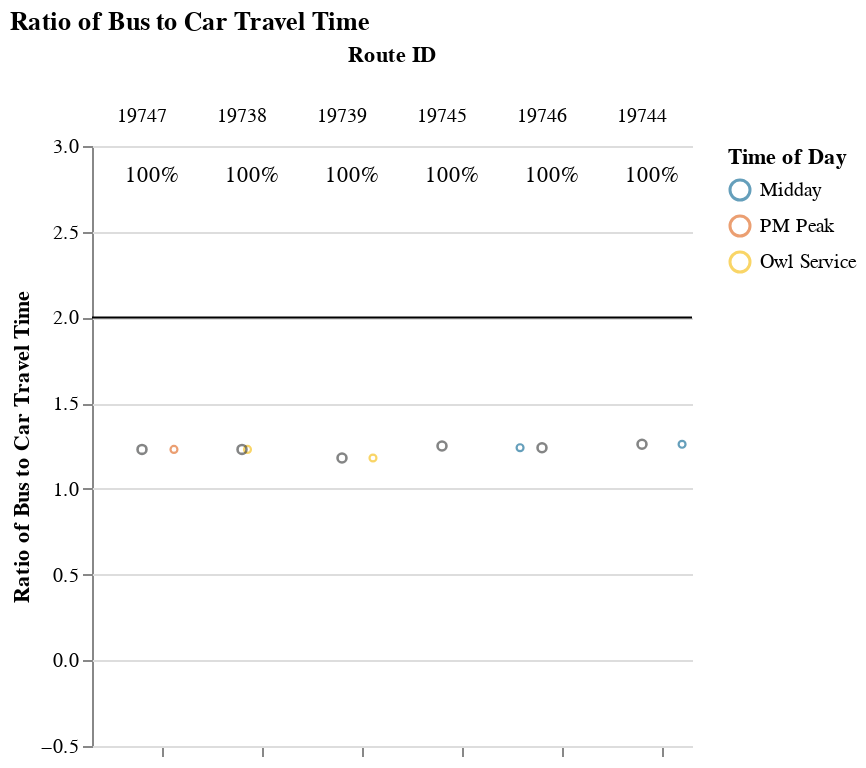
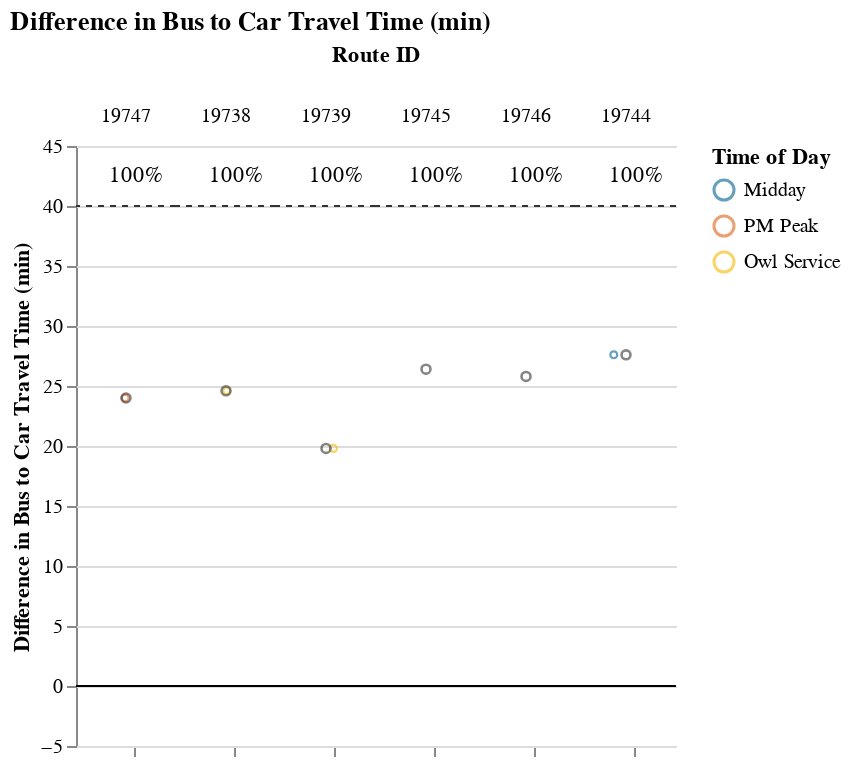

These figures' notebook cell, in order:
### Markdown cell above
### Long Routes (> 1.5 hrs)

### Code cell
route_group = "long"
try:
    display_charts_for_route_group(df, route_group)
except:
    print("No routes meet this criteria.")

### Figure 1 — Vega-Lite specification as saved in the notebook (floating-point values rounded to 4 significant figures)
{"config": {"view": {"continuousWidth": 400, "continuousHeight": 300, "stroke": null}, "facet": {"spacing": 0}}, "data": {"name": "data-5c8873630512ef61cd64ffaf3f05ba87"}, "facet": {"column": {"field": "route_id", "sort": ["19747", "19738", "19739", "19745", "19746", "19744"], "title": "Route ID", "type": "nominal"}}, "spec": {"layer": [{"mark": "rule", "encoding": {"color": {"value": "black"}, "y": {"field": "cutoff", "type": "quantitative"}}, "selection": {"selector001": {"type": "interval", "bind": "scales", "encodings": ["x", "y"]}}}, {"mark": {"type": "point", "opacity": 0.65, "size": 12, "strokeWidth": 1.1}, "encoding": {"color": {"field": "time_of_day", "scale": {"range": ["#136C97", "#E16B26", "#F6BF16", "#00896B", "#7790A3", "#5B559C"]}, "sort": ["AM Peak", "Midday", "PM Peak", "Owl Service"], "title": "Time of Day", "type": "nominal"}, "tooltip": [{"field": "route_id", "type": "nominal"}, {"field": "route_name", "type": "nominal"}, {"field": "trip_id", "type": "nominal"}, {"field": "service_hours", "type": "quantitative"}, {"field": "car_duration_hours", "type": "quantitative"}, {"field": "bus_multiplier", "type": "quantitative"}, {"field": "bus_difference", "type": "quantitative"}, {"field": "num_trips", "type": "quantitative"}, {"field": "num_competitive", "type": "quantitative"}, {"field": "pct_trips_competitive", "type": "quantitative"}, {"field": "p25", "type": "quantitative"}, {"field": "p50", "type": "quantitative"}, {"field": "p75", "type": "quantitative"}], "x": {"axis": {"grid": false, "labels": false, "ticks": true, "values": [0]}, "field": "jitter", "scale": {}, "title": null, "type": "quantitative"}, "y": {"field": "bus_multiplier", "scale": {"domain": [-0.25, 3.0]}, "title": "Ratio of Bus to Car Travel Time", "type": "quantitative"}}, "transform": [{"calculate": "sqrt(-2*log(random()))*cos(2*PI*random())", "as": "jitter"}], "width": 50}, {"layer": [{"mark": {"type": "point", "opacity": 0.6, "size": 20, "strokeWidth": 1.3}, "encoding": {"color": {"value": "#323434"}, "y": {"field": "bus_multiplier", "type": "quantitative"}}, "transform": [{"filter": "(datum.p50_trip === 1)"}]}, {"mark": {"type": "text", "align": "center", "baseline": "middle"}, "encoding": {"color": {"value": "black"}, "text": {"field": "pct_trips_competitive", "format": ".0%", "type": "quantitative"}, "tooltip": [{"field": "route_id", "type": "nominal"}, {"field": "route_name", "type": "nominal"}, {"field": "trip_id", "type": "nominal"}, {"field": "service_hours", "type": "quantitative"}, {"field": "car_duration_hours", "type": "quantitative"}, {"field": "bus_multiplier", "type": "quantitative"}, {"field": "bus_difference", "type": "quantitative"}, {"field": "num_trips", "type": "quantitative"}, {"field": "num_competitive", "type": "quantitative"}, {"field": "pct_trips_competitive", "type": "quantitative"}, {"field": "p25", "type": "quantitative"}, {"field": "p50", "type": "quantitative"}, {"field": "p75", "type": "quantitative"}], "x": {"value": 30}, "y": {"value": 15}}, "transform": [{"calculate": "sqrt(-2*log(random()))*cos(2*PI*random())", "as": "jitter"}, {"filter": "(datum.fastest_trip === 1)"}]}]}]}, "resolve": {"scale": {"y": "shared"}}, "title": "Ratio of Bus to Car Travel Time", "$schema": "https://vega.github.io/schema/vega-lite/v4.17.0.json", "datasets": {"data-5c8873630512ef61cd64ffaf3f05ba87": [{"calitp_itp_id": 360, "trip_key": 8985717705295804941, "trip_id": "t_1969650_b_33469_tn_0", "shape_id": "p_786923", "route_id": "19738", "service_hours": 2.18, "trip_first_departure_ts": 15300, "trip_last_arrival_ts": 23160, "departure_hour": 4, "time_of_day": "Owl Service", "p25": 2.18, "p50": 2.18, "p75": 2.18, "p50_trip": 1, "fastest_trip": 1, "car_duration_hours": 1.77, "competitive_route": 1, "bus_multiplier": 1.23, "bus_difference": 24.6, "num_trips": 1, "num_competitive": 1, "pct_trips_competitive": 1.0, "bus_difference_spread": 0.0, "route_group": "long", "max_trip_hrs": 2.18, "max_trip_route_group": 2.18, "below_cutoff": 1, "pct_below_cutoff": 1.0, "name": "Victor Valley Transit Authority", "caltrans_district": "08 - San Bernardino", "drmt_organization_name": "['rec8ccUI3fSvlUoX6']", "route_name": "Hesperia/Victorville To Ntc", "cutoff2": 40, "cutoff": 2}, {"calitp_itp_id": 360, "trip_key": 1903237178008776328, "trip_id": "t_1969663_b_33469_tn_0", "shape_id": "p_787383", "route_id": "19739", "service_hours": 2.18, "trip_first_departure_ts": 18900, "trip_last_arrival_ts": 26760, "departure_hour": 5, "time_of_day": "Owl Service", "p25": 2.18, "p50": 2.18, "p75": 2.18, "p50_trip": 1, "fastest_trip": 1, "car_duration_hours": 1.85, "competitive_route": 1, "bus_multiplier": 1.18, "bus_difference": 19.8, "num_trips": 1, "num_competitive": 1, "pct_trips_competitive": 1.0, "bus_difference_spread": 0.0, "route_group": "long", "max_trip_hrs": 2.18, "max_trip_route_group": 2.18, "below_cutoff": 1, "pct_below_cutoff": 1.0, "name": "Victor Valley Transit Authority", "caltrans_district": "08 - San Bernardino", "drmt_organization_name": "['rec8ccUI3fSvlUoX6']", "route_name": "Hesperia/Victorville To Ntc", "cutoff2": 40, "cutoff": 2}, {"calitp_itp_id": 360, "trip_key": 5062130849368922554, "trip_id": "t_1969662_b_33469_tn_0", "shape_id": "p_7110", "route_id": "19744", "service_hours": 2.23, "trip_first_departure_ts": 56700, "trip_last_arrival_ts": 64740, "departure_hour": 15, "time_of_day": "Midday", "p25": 2.23, "p50": 2.23, "p75": 2.23, "p50_trip": 1, "fastest_trip": 1, "car_duration_hours": 1.77, "competitive_route": 1, "bus_multiplier": 1.26, "bus_difference": 27.6, "num_trips": 1, "num_competitive": 1, "pct_trips_competitive": 1.0, "bus_difference_spread": 0.0, "route_group": "long", "max_trip_hrs": 2.23, "max_trip_route_group": 2.23, "below_cutoff": 1, "pct_below_cutoff": 1.0, "name": "Victor Valley Transit Authority", "caltrans_district": "08 - San Bernardino", "drmt_organization_name": "['rec8ccUI3fSvlUoX6']", "route_name": "Ntc To Victorville/Hesperia", "cutoff2": 40, "cutoff": 2}, {"calitp_itp_id": 360, "trip_key": -2363431273908436313, "trip_id": "t_1969649_b_33469_tn_0", "shape_id": "p_786922", "route_id": "19745", "service_hours": 2.2, "trip_first_departure_ts": 58500, "trip_last_arrival_ts": 66420, "departure_hour": 16, "time_of_day": "Midday", "p25": 2.2, "p50": 2.2, "p75": 2.2, "p50_trip": 1, "fastest_trip": 1, "car_duration_hours": 1.76, "competitive_route": 1, "bus_multiplier": 1.25, "bus_difference": 26.4, "num_trips": 1, "num_competitive": 1, "pct_trips_competitive": 1.0, "bus_difference_spread": 0.0, "route_group": "long", "max_trip_hrs": 2.2, "max_trip_route_group": 2.2, "below_cutoff": 1, "pct_below_cutoff": 1.0, "name": "Victor Valley Transit Authority", "caltrans_district": "08 - San Bernardino", "drmt_organization_name": "['rec8ccUI3fSvlUoX6']", "route_name": "Ntc To Victorville/Hesperia", "cutoff2": 40, "cutoff": 2}, {"calitp_itp_id": 360, "trip_key": -8099416221705448183, "trip_id": "t_1969667_b_33469_tn_0", "shape_id": "p_787380", "route_id": "19746", "service_hours": 2.2, "trip_first_departure_ts": 60300, "trip_last_arrival_ts": 68220, "departure_hour": 16, "time_of_day": "Midday", "p25": 2.2, "p50": 2.2, "p75": 2.2, "p50_trip": 1, "fastest_trip": 1, "car_duration_hours": 1.77, "competitive_route": 1, "bus_multiplier": 1.24, "bus_difference": 25.8, "num_trips": 1, "num_competitive": 1, "pct_trips_competitive": 1.0, "bus_difference_spread": 0.0, "route_group": "long", "max_trip_hrs": 2.2, "max_trip_route_group": 2.2, "below_cutoff": 1, "pct_below_cutoff": 1.0, "name": "Victor Valley Transit Authority", "caltrans_district": "08 - San Bernardino", "drmt_organization_name": "['rec8ccUI3fSvlUoX6']", "route_name": "Ntc To Victorville/Hesperia", "cutoff2": 40, "cutoff": 2}, {"calitp_itp_id": 360, "trip_key": -990112324361063202, "trip_id": "t_1969666_b_33469_tn_0", "shape_id": "p_914830", "route_id": "19747", "service_hours": 2.17, "trip_first_departure_ts": 65400, "trip_last_arrival_ts": 73200, "departure_hour": 18, "time_of_day": "PM Peak", "p25": 2.17, "p50": 2.17, "p75": 2.17, "p50_trip": 1, "fastest_trip": 1, "car_duration_hours": 1.77, "competitive_route": 1, "bus_multiplier": 1.23, "bus_difference": 24.0, "num_trips": 1, "num_competitive": 1, "pct_trips_competitive": 1.0, "bus_difference_spread": 0.0, "route_group": "long", "max_trip_hrs": 2.17, "max_trip_route_group": 2.17, "below_cutoff": 1, "pct_below_cutoff": 1.0, "name": "Victor Valley Transit Authority", "caltrans_district": "08 - San Bernardino", "drmt_organization_name": "['rec8ccUI3fSvlUoX6']", "route_name": "Ntc To Victorville/Hesperia", "cutoff2": 40, "cutoff": 2}]}}

### Figure 2 — Vega-Lite specification as saved in the notebook (floating-point values rounded to 4 significant figures)
{"config": {"view": {"continuousWidth": 400, "continuousHeight": 300, "stroke": null}, "facet": {"spacing": 0}}, "data": {"name": "data-7b8be2e6faa9dfc99326aff99617a1be"}, "facet": {"column": {"field": "route_id", "sort": ["19747", "19738", "19739", "19745", "19746", "19744"], "title": "Route ID", "type": "nominal"}}, "spec": {"layer": [{"mark": "rule", "encoding": {"color": {"value": "black"}, "y": {"field": "cutoff", "type": "quantitative"}}, "selection": {"selector002": {"type": "interval", "bind": "scales", "encodings": ["x", "y"]}}}, {"mark": {"type": "rule", "strokeDash": [3, 3]}, "encoding": {"color": {"value": "#323434"}, "y": {"field": "cutoff2", "type": "quantitative"}}}, {"mark": {"type": "point", "opacity": 0.65, "size": 12, "strokeWidth": 1.1}, "encoding": {"color": {"field": "time_of_day", "scale": {"range": ["#136C97", "#E16B26", "#F6BF16", "#00896B", "#7790A3", "#5B559C"]}, "sort": ["AM Peak", "Midday", "PM Peak", "Owl Service"], "title": "Time of Day", "type": "nominal"}, "tooltip": [{"field": "route_id", "type": "nominal"}, {"field": "route_name", "type": "nominal"}, {"field": "trip_id", "type": "nominal"}, {"field": "service_hours", "type": "quantitative"}, {"field": "car_duration_hours", "type": "quantitative"}, {"field": "bus_multiplier", "type": "quantitative"}, {"field": "bus_difference", "type": "quantitative"}, {"field": "num_trips", "type": "quantitative"}, {"field": "num_competitive", "type": "quantitative"}, {"field": "pct_trips_competitive", "type": "quantitative"}, {"field": "p25", "type": "quantitative"}, {"field": "p50", "type": "quantitative"}, {"field": "p75", "type": "quantitative"}], "x": {"axis": {"grid": false, "labels": false, "ticks": true, "values": [0]}, "field": "jitter", "scale": {}, "title": null, "type": "quantitative"}, "y": {"field": "bus_difference", "scale": {"domain": [-5, 45.0]}, "title": "Difference in Bus to Car Travel Time (min)", "type": "quantitative"}}, "transform": [{"calculate": "sqrt(-2*log(random()))*cos(2*PI*random())", "as": "jitter"}], "width": 50}, {"layer": [{"mark": {"type": "point", "opacity": 0.6, "size": 20, "strokeWidth": 1.3}, "encoding": {"color": {"value": "#323434"}, "y": {"field": "bus_difference", "type": "quantitative"}}, "transform": [{"filter": "(datum.p50_trip === 1)"}]}, {"mark": {"type": "text", "align": "center", "baseline": "middle"}, "encoding": {"color": {"value": "black"}, "text": {"field": "pct_trips_competitive", "format": ".0%", "type": "quantitative"}, "tooltip": [{"field": "route_id", "type": "nominal"}, {"field": "route_name", "type": "nominal"}, {"field": "trip_id", "type": "nominal"}, {"field": "service_hours", "type": "quantitative"}, {"field": "car_duration_hours", "type": "quantitative"}, {"field": "bus_multiplier", "type": "quantitative"}, {"field": "bus_difference", "type": "quantitative"}, {"field": "num_trips", "type": "quantitative"}, {"field": "num_competitive", "type": "quantitative"}, {"field": "pct_trips_competitive", "type": "quantitative"}, {"field": "p25", "type": "quantitative"}, {"field": "p50", "type": "quantitative"}, {"field": "p75", "type": "quantitative"}], "x": {"value": 30}, "y": {"value": 15}}, "transform": [{"calculate": "sqrt(-2*log(random()))*cos(2*PI*random())", "as": "jitter"}, {"filter": "(datum.fastest_trip === 1)"}]}]}]}, "resolve": {"scale": {"y": "shared"}}, "title": "Difference in Bus to Car Travel Time (min)", "$schema": "https://vega.github.io/schema/vega-lite/v4.17.0.json", "datasets": {"data-7b8be2e6faa9dfc99326aff99617a1be": [{"calitp_itp_id": 360, "trip_key": 8985717705295804941, "trip_id": "t_1969650_b_33469_tn_0", "shape_id": "p_786923", "route_id": "19738", "service_hours": 2.18, "trip_first_departure_ts": 15300, "trip_last_arrival_ts": 23160, "departure_hour": 4, "time_of_day": "Owl Service", "p25": 2.18, "p50": 2.18, "p75": 2.18, "p50_trip": 1, "fastest_trip": 1, "car_duration_hours": 1.77, "competitive_route": 1, "bus_multiplier": 1.23, "bus_difference": 24.6, "num_trips": 1, "num_competitive": 1, "pct_trips_competitive": 1.0, "bus_difference_spread": 0.0, "route_group": "long", "max_trip_hrs": 2.18, "max_trip_route_group": 2.18, "below_cutoff": 1, "pct_below_cutoff": 1.0, "name": "Victor Valley Transit Authority", "caltrans_district": "08 - San Bernardino", "drmt_organization_name": "['rec8ccUI3fSvlUoX6']", "route_name": "Hesperia/Victorville To Ntc", "cutoff2": 40, "cutoff": 0}, {"calitp_itp_id": 360, "trip_key": 1903237178008776328, "trip_id": "t_1969663_b_33469_tn_0", "shape_id": "p_787383", "route_id": "19739", "service_hours": 2.18, "trip_first_departure_ts": 18900, "trip_last_arrival_ts": 26760, "departure_hour": 5, "time_of_day": "Owl Service", "p25": 2.18, "p50": 2.18, "p75": 2.18, "p50_trip": 1, "fastest_trip": 1, "car_duration_hours": 1.85, "competitive_route": 1, "bus_multiplier": 1.18, "bus_difference": 19.8, "num_trips": 1, "num_competitive": 1, "pct_trips_competitive": 1.0, "bus_difference_spread": 0.0, "route_group": "long", "max_trip_hrs": 2.18, "max_trip_route_group": 2.18, "below_cutoff": 1, "pct_below_cutoff": 1.0, "name": "Victor Valley Transit Authority", "caltrans_district": "08 - San Bernardino", "drmt_organization_name": "['rec8ccUI3fSvlUoX6']", "route_name": "Hesperia/Victorville To Ntc", "cutoff2": 40, "cutoff": 0}, {"calitp_itp_id": 360, "trip_key": 5062130849368922554, "trip_id": "t_1969662_b_33469_tn_0", "shape_id": "p_7110", "route_id": "19744", "service_hours": 2.23, "trip_first_departure_ts": 56700, "trip_last_arrival_ts": 64740, "departure_hour": 15, "time_of_day": "Midday", "p25": 2.23, "p50": 2.23, "p75": 2.23, "p50_trip": 1, "fastest_trip": 1, "car_duration_hours": 1.77, "competitive_route": 1, "bus_multiplier": 1.26, "bus_difference": 27.6, "num_trips": 1, "num_competitive": 1, "pct_trips_competitive": 1.0, "bus_difference_spread": 0.0, "route_group": "long", "max_trip_hrs": 2.23, "max_trip_route_group": 2.23, "below_cutoff": 1, "pct_below_cutoff": 1.0, "name": "Victor Valley Transit Authority", "caltrans_district": "08 - San Bernardino", "drmt_organization_name": "['rec8ccUI3fSvlUoX6']", "route_name": "Ntc To Victorville/Hesperia", "cutoff2": 40, "cutoff": 0}, {"calitp_itp_id": 360, "trip_key": -2363431273908436313, "trip_id": "t_1969649_b_33469_tn_0", "shape_id": "p_786922", "route_id": "19745", "service_hours": 2.2, "trip_first_departure_ts": 58500, "trip_last_arrival_ts": 66420, "departure_hour": 16, "time_of_day": "Midday", "p25": 2.2, "p50": 2.2, "p75": 2.2, "p50_trip": 1, "fastest_trip": 1, "car_duration_hours": 1.76, "competitive_route": 1, "bus_multiplier": 1.25, "bus_difference": 26.4, "num_trips": 1, "num_competitive": 1, "pct_trips_competitive": 1.0, "bus_difference_spread": 0.0, "route_group": "long", "max_trip_hrs": 2.2, "max_trip_route_group": 2.2, "below_cutoff": 1, "pct_below_cutoff": 1.0, "name": "Victor Valley Transit Authority", "caltrans_district": "08 - San Bernardino", "drmt_organization_name": "['rec8ccUI3fSvlUoX6']", "route_name": "Ntc To Victorville/Hesperia", "cutoff2": 40, "cutoff": 0}, {"calitp_itp_id": 360, "trip_key": -8099416221705448183, "trip_id": "t_1969667_b_33469_tn_0", "shape_id": "p_787380", "route_id": "19746", "service_hours": 2.2, "trip_first_departure_ts": 60300, "trip_last_arrival_ts": 68220, "departure_hour": 16, "time_of_day": "Midday", "p25": 2.2, "p50": 2.2, "p75": 2.2, "p50_trip": 1, "fastest_trip": 1, "car_duration_hours": 1.77, "competitive_route": 1, "bus_multiplier": 1.24, "bus_difference": 25.8, "num_trips": 1, "num_competitive": 1, "pct_trips_competitive": 1.0, "bus_difference_spread": 0.0, "route_group": "long", "max_trip_hrs": 2.2, "max_trip_route_group": 2.2, "below_cutoff": 1, "pct_below_cutoff": 1.0, "name": "Victor Valley Transit Authority", "caltrans_district": "08 - San Bernardino", "drmt_organization_name": "['rec8ccUI3fSvlUoX6']", "route_name": "Ntc To Victorville/Hesperia", "cutoff2": 40, "cutoff": 0}, {"calitp_itp_id": 360, "trip_key": -990112324361063202, "trip_id": "t_1969666_b_33469_tn_0", "shape_id": "p_914830", "route_id": "19747", "service_hours": 2.17, "trip_first_departure_ts": 65400, "trip_last_arrival_ts": 73200, "departure_hour": 18, "time_of_day": "PM Peak", "p25": 2.17, "p50": 2.17, "p75": 2.17, "p50_trip": 1, "fastest_trip": 1, "car_duration_hours": 1.77, "competitive_route": 1, "bus_multiplier": 1.23, "bus_difference": 24.0, "num_trips": 1, "num_competitive": 1, "pct_trips_competitive": 1.0, "bus_difference_spread": 0.0, "route_group": "long", "max_trip_hrs": 2.17, "max_trip_route_group": 2.17, "below_cutoff": 1, "pct_below_cutoff": 1.0, "name": "Victor Valley Transit Authority", "caltrans_district": "08 - San Bernardino", "drmt_organization_name": "['rec8ccUI3fSvlUoX6']", "route_name": "Ntc To Victorville/Hesperia", "cutoff2": 40, "cutoff": 0}]}}
